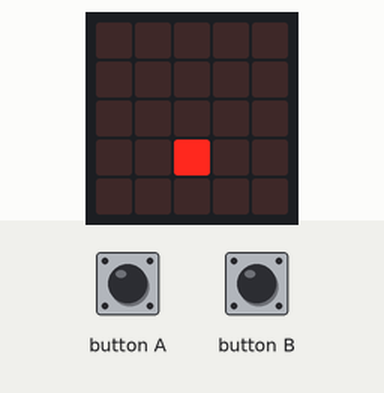
Bench run of a program on a simulated BBC micro:bit (MakeCode). Parts: the board's 5×5 LED display. Inputs (shaded band) come from the test bench.

Above: at 1.2 s.
1.3 s: button A pressed for 0.15 s
At 1.9 s:
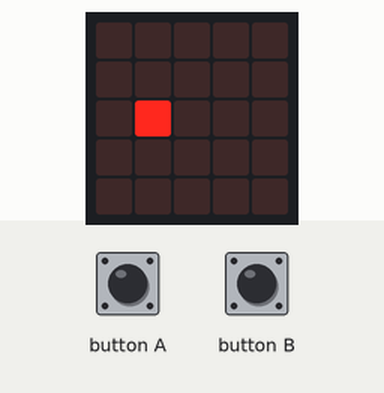
2.0 s: button B pressed for 0.15 s
At 2.37 s:
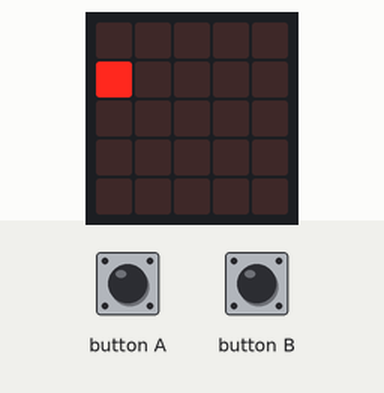
2.7 s: button A pressed for 0.15 s
At 3.33 s:
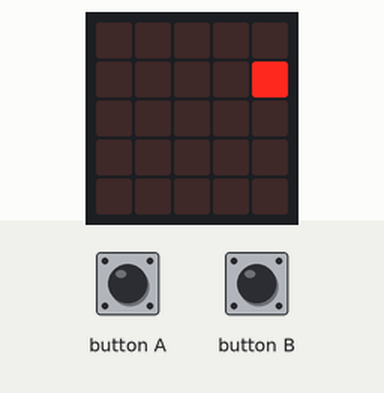
3.4 s: button B pressed for 0.15 s
At 4.0 s:
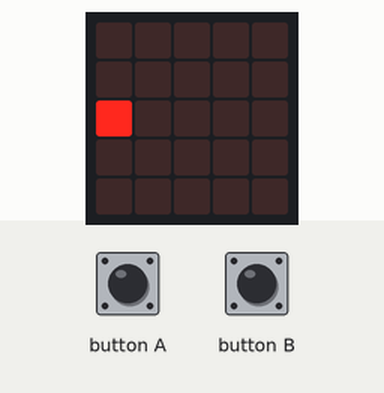
4.1 s: button A pressed for 0.15 s
At 4.46 s:
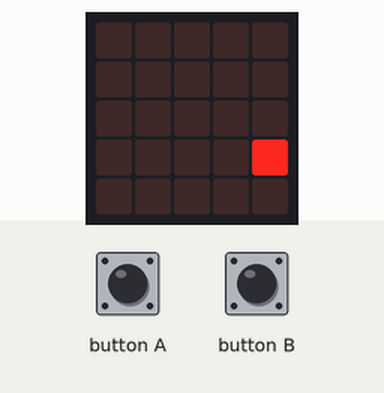
4.8 s: button B pressed for 0.15 s
At 5.6 s:
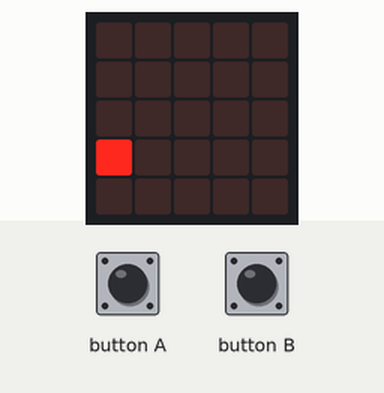
Timing chart, 0 to 6.5 s (numbered marks = the images above; inputs shaded):
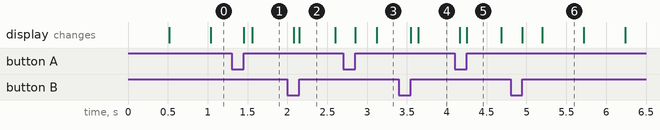

The program:

main.ts
```typescript
input.onButtonPressed(Button.A, function () {
    led.unplot(x, y)
    x += -1
    if (x < 0) {
        x = 4
    }
    led.plot(x, y)
})
input.onButtonPressed(Button.B, function () {
    led.unplot(x, y)
    x += 1
    if (x > 0) {
        x = 0
    }
    led.plot(x, y)
})
let x = 0
let y = 0
y = 2
x = 2
let direction = 1
led.plot(x, y)
basic.forever(function () {
    led.unplot(x, y)
    y += direction
    led.plot(x, y)
    if (y >= 4) {
        direction = -1
    } else if (y <= 0) {
        direction = 1
    }
    basic.pause(500)
})
```

test.ts
```typescript
// les tests vont ici ; cela ne sera pas compilé si ce paquet est utilisé en tant qu'extension.
```

Measured:
- after the input at 1.3 s, the display: first changes after 0.15 s (image 1 shows a later state)
- after the input at 2.0 s, the display: first differs from a run without the input after 0.15 s (image 2)
- after the input at 2.7 s, the display: first changes after 0.15 s (image 3 shows a later state)
- after the input at 3.4 s, the display: first changes after 0.15 s (image 4 shows a later state)
- after the input at 4.1 s, the display: first differs from a run without the input after 0.15 s (image 5)
- after the input at 4.8 s, the display: first changes after 0.15 s (image 6 shows a later state)
- what the display in image 2 shows lasts 0.4 s, from 2.2 s to 2.6 s
